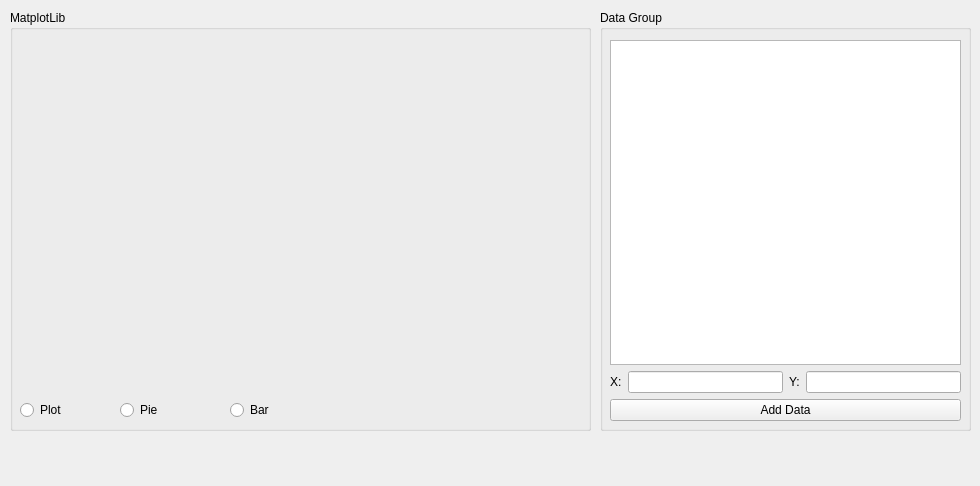
<?xml version="1.0" encoding="UTF-8"?>
<ui version="4.0">
 <class>MainWindow</class>
 <widget class="QMainWindow" name="MainWindow">
  <property name="geometry">
   <rect>
    <x>0</x>
    <y>0</y>
    <width>980</width>
    <height>486</height>
   </rect>
  </property>
  <property name="windowTitle">
   <string>MainWindow</string>
  </property>
  <widget class="QWidget" name="centralwidget">
   <widget class="QGroupBox" name="graphGroup">
    <property name="geometry">
     <rect>
      <x>10</x>
      <y>10</y>
      <width>581</width>
      <height>421</height>
     </rect>
    </property>
    <property name="title">
     <string>MatplotLib</string>
    </property>
    <widget class="QRadioButton" name="radioPlot">
     <property name="geometry">
      <rect>
       <x>10</x>
       <y>390</y>
       <width>100</width>
       <height>20</height>
      </rect>
     </property>
     <property name="text">
      <string>Plot</string>
     </property>
    </widget>
    <widget class="QRadioButton" name="radioPie">
     <property name="geometry">
      <rect>
       <x>110</x>
       <y>390</y>
       <width>100</width>
       <height>20</height>
      </rect>
     </property>
     <property name="text">
      <string>Pie</string>
     </property>
    </widget>
    <widget class="QRadioButton" name="radioBar">
     <property name="geometry">
      <rect>
       <x>220</x>
       <y>390</y>
       <width>100</width>
       <height>20</height>
      </rect>
     </property>
     <property name="text">
      <string>Bar</string>
     </property>
    </widget>
    <widget class="QWidget" name="verticalLayoutWidget_2">
     <property name="geometry">
      <rect>
       <x>9</x>
       <y>29</y>
       <width>561</width>
       <height>351</height>
      </rect>
     </property>
     <layout class="QVBoxLayout" name="matplot_vertical"/>
    </widget>
   </widget>
   <widget class="QGroupBox" name="dataGroup">
    <property name="geometry">
     <rect>
      <x>600</x>
      <y>10</y>
      <width>371</width>
      <height>421</height>
     </rect>
    </property>
    <property name="title">
     <string>Data Group</string>
    </property>
    <widget class="QWidget" name="verticalLayoutWidget">
     <property name="geometry">
      <rect>
       <x>10</x>
       <y>30</y>
       <width>351</width>
       <height>381</height>
      </rect>
     </property>
     <layout class="QVBoxLayout" name="verticalLayout">
      <property name="sizeConstraint">
       <enum>QLayout::SetNoConstraint</enum>
      </property>
      <item>
       <widget class="QListWidget" name="listWidget"/>
      </item>
      <item>
       <layout class="QHBoxLayout" name="horizontalLayout">
        <item>
         <widget class="QLabel" name="label_2">
          <property name="text">
           <string>X:</string>
          </property>
         </widget>
        </item>
        <item>
         <widget class="QLineEdit" name="editX"/>
        </item>
        <item>
         <widget class="QLabel" name="label_3">
          <property name="text">
           <string>Y:</string>
          </property>
         </widget>
        </item>
        <item>
         <widget class="QLineEdit" name="editY"/>
        </item>
       </layout>
      </item>
      <item>
       <widget class="QPushButton" name="addDataBtn">
        <property name="text">
         <string>Add Data</string>
        </property>
       </widget>
      </item>
     </layout>
    </widget>
   </widget>
  </widget>
 </widget>
 <resources/>
 <connections/>
</ui>
